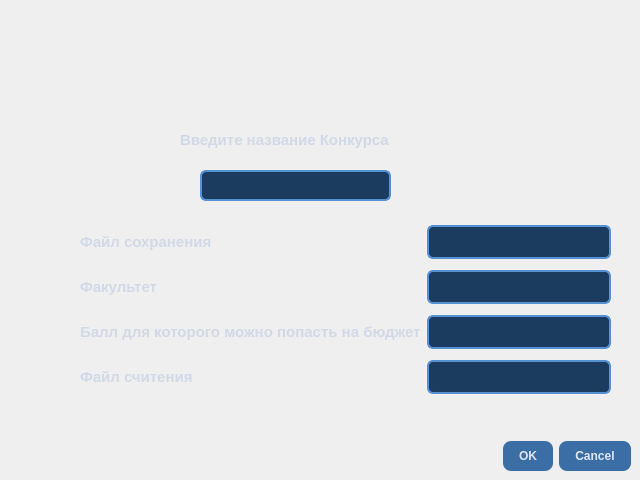
<?xml version="1.0" encoding="UTF-8"?>
<ui version="4.0">
 <class>DialogContest</class>
 <widget class="QDialog" name="DialogContest">
  <property name="geometry">
   <rect>
    <x>0</x>
    <y>0</y>
    <width>640</width>
    <height>480</height>
   </rect>
  </property>
  <property name="windowTitle">
   <string>Dialog</string>
  </property>
  <property name="styleSheet">
   <string notr="true"> QWidget {
        background: qlineargradient(x1:0, y1:0, x2:1, y2:1,
                                    stop:0 #0D1B2A, stop:0.5 #1B3B5F, stop:1 #274C77);
    }</string>
  </property>
  <widget class="QDialogButtonBox" name="buttonBox">
   <property name="geometry">
    <rect>
     <x>10</x>
     <y>440</y>
     <width>621</width>
     <height>32</height>
    </rect>
   </property>
   <property name="styleSheet">
    <string notr="true">  QPushButton {
        background-color: #3A6EA5;
        color: #E0E6F2;
        border: none;
        border-radius: 8px;
        padding: 8px 16px;
        font-weight: 600;
    }
    QPushButton:hover {
        background-color: #5591D3;
    }
    QPushButton:pressed {
        background-color: #2C5588;
    }</string>
   </property>
   <property name="orientation">
    <enum>Qt::Orientation::Horizontal</enum>
   </property>
   <property name="standardButtons">
    <set>QDialogButtonBox::StandardButton::Cancel|QDialogButtonBox::StandardButton::Ok</set>
   </property>
  </widget>
  <widget class="QLineEdit" name="lineEditContest">
   <property name="geometry">
    <rect>
     <x>200</x>
     <y>170</y>
     <width>191</width>
     <height>31</height>
    </rect>
   </property>
   <property name="styleSheet">
    <string notr="true"> QLineEdit {
        background-color: #1B3B5F;
        color: #E0E6F2;
        border: 2px solid #5591D3;
        border-radius: 6px;
        padding: 6px 10px;
        font-size: 14px;
    }
   QLineEdit:focus {
        border-color: #7FB4FF;
        background-color: #274C77;
    }</string>
   </property>
  </widget>
  <widget class="QLabel" name="label">
   <property name="geometry">
    <rect>
     <x>180</x>
     <y>130</y>
     <width>211</width>
     <height>20</height>
    </rect>
   </property>
   <property name="styleSheet">
    <string notr="true">  QLabel {
        color: #D1D9E6;
        font-weight: 500;
        font-size: 15px;
    }</string>
   </property>
   <property name="text">
    <string>Введите название Конкурса</string>
   </property>
  </widget>
  <widget class="QWidget" name="gridLayoutWidget">
   <property name="geometry">
    <rect>
     <x>80</x>
     <y>220</y>
     <width>531</width>
     <height>181</height>
    </rect>
   </property>
   <layout class="QGridLayout" name="gridLayout">
    <item row="0" column="2">
     <widget class="QLineEdit" name="lineEditFileSave">
      <property name="styleSheet">
       <string notr="true"> QLineEdit {
        background-color: #1B3B5F;
        color: #E0E6F2;
        border: 2px solid #5591D3;
        border-radius: 6px;
        padding: 6px 10px;
        font-size: 14px;
    }
   QLineEdit:focus {
        border-color: #7FB4FF;
        background-color: #274C77;
    }</string>
      </property>
     </widget>
    </item>
    <item row="1" column="1">
     <widget class="QLabel" name="labelFakyltet">
      <property name="styleSheet">
       <string notr="true">  QLabel {
        color: #D1D9E6;
        font-weight: 500;
        font-size: 15px;
    }</string>
      </property>
      <property name="text">
       <string>Факультет</string>
      </property>
     </widget>
    </item>
    <item row="0" column="1">
     <widget class="QLabel" name="labelFile">
      <property name="styleSheet">
       <string notr="true">  QLabel {
        color: #D1D9E6;
        font-weight: 500;
        font-size: 15px;
    }</string>
      </property>
      <property name="text">
       <string>Файл сохранения</string>
      </property>
     </widget>
    </item>
    <item row="1" column="2">
     <widget class="QLineEdit" name="lineEditFakyltet">
      <property name="styleSheet">
       <string notr="true"> QLineEdit {
        background-color: #1B3B5F;
        color: #E0E6F2;
        border: 2px solid #5591D3;
        border-radius: 6px;
        padding: 6px 10px;
        font-size: 14px;
    }
   QLineEdit:focus {
        border-color: #7FB4FF;
        background-color: #274C77;
    }</string>
      </property>
     </widget>
    </item>
    <item row="2" column="2">
     <widget class="QLineEdit" name="lineEditBall">
      <property name="styleSheet">
       <string notr="true"> QLineEdit {
        background-color: #1B3B5F;
        color: #E0E6F2;
        border: 2px solid #5591D3;
        border-radius: 6px;
        padding: 6px 10px;
        font-size: 14px;
    }
   QLineEdit:focus {
        border-color: #7FB4FF;
        background-color: #274C77;
    }</string>
      </property>
     </widget>
    </item>
    <item row="2" column="1">
     <widget class="QLabel" name="labelOnBudget">
      <property name="styleSheet">
       <string notr="true">  QLabel {
        color: #D1D9E6;
        font-weight: 500;
        font-size: 15px;
    }</string>
      </property>
      <property name="text">
       <string>Балл для которого можно попасть на бюджет</string>
      </property>
     </widget>
    </item>
    <item row="3" column="1">
     <widget class="QLabel" name="labelReadFile">
      <property name="styleSheet">
       <string notr="true">  QLabel {
        color: #D1D9E6;
        font-weight: 500;
        font-size: 15px;
    }</string>
      </property>
      <property name="text">
       <string>Файл считения</string>
      </property>
     </widget>
    </item>
    <item row="3" column="2">
     <widget class="QLineEdit" name="lineEditFile">
      <property name="styleSheet">
       <string notr="true"> QLineEdit {
        background-color: #1B3B5F;
        color: #E0E6F2;
        border: 2px solid #5591D3;
        border-radius: 6px;
        padding: 6px 10px;
        font-size: 14px;
    }
   QLineEdit:focus {
        border-color: #7FB4FF;
        background-color: #274C77;
    }</string>
      </property>
     </widget>
    </item>
   </layout>
  </widget>
 </widget>
 <resources/>
 <connections>
  <connection>
   <sender>buttonBox</sender>
   <signal>accepted()</signal>
   <receiver>DialogContest</receiver>
   <slot>accept()</slot>
   <hints>
    <hint type="sourcelabel">
     <x>248</x>
     <y>254</y>
    </hint>
    <hint type="destinationlabel">
     <x>157</x>
     <y>274</y>
    </hint>
   </hints>
  </connection>
  <connection>
   <sender>buttonBox</sender>
   <signal>rejected()</signal>
   <receiver>DialogContest</receiver>
   <slot>reject()</slot>
   <hints>
    <hint type="sourcelabel">
     <x>316</x>
     <y>260</y>
    </hint>
    <hint type="destinationlabel">
     <x>286</x>
     <y>274</y>
    </hint>
   </hints>
  </connection>
 </connections>
</ui>
